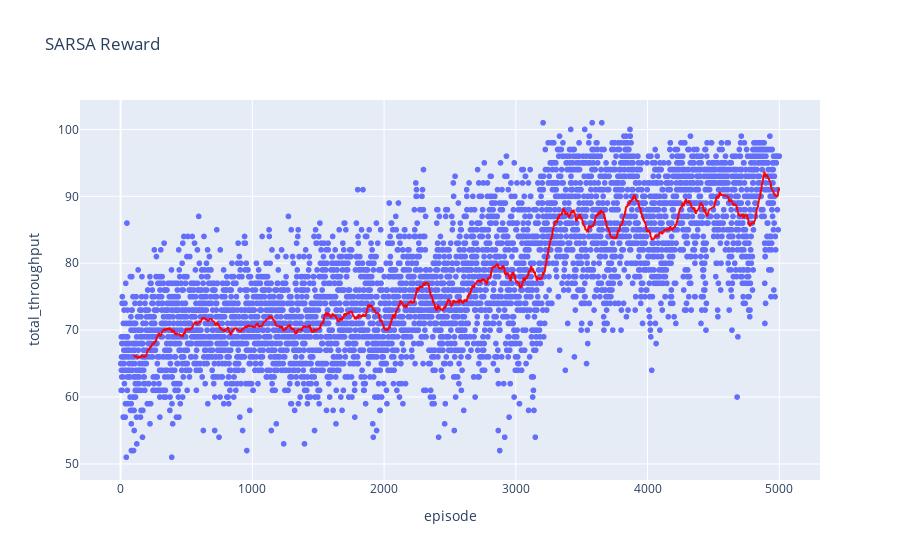

The notebook cell this image was saved under:
### Code cell
log_dir = "_models\\reward_13\\simple\\sarsa"
df = pd.read_csv("{0}\\monitor.csv".format(log_dir))
fig = px.scatter(
    data_frame=df,
    trendline='rolling',
    trendline_options=dict(window=100),
    trendline_color_override='red',
    x='episode',
    #y='reward',
    y='total_throughput',
    title="SARSA Reward"
    #title="SARSA Throughput"
)

fig.show()

### Figure 1 — Plotly figure (JSON) as saved in the notebook; plotly's stock layout.template omitted (floating-point values rounded to 4 significant figures; data arrays with more than 128 entries replaced by an {"elided": "..."} marker saying what was removed)
{"data": [{"hovertemplate": "episode=%{x}<br>total_throughput=%{y}<extra></extra>", "legendgroup": "", "marker": {"color": "#636efa", "symbol": "circle"}, "mode": "markers", "name": "", "showlegend": false, "type": "scattergl", "x": {"elided": "5000 int values"}, "xaxis": "x", "y": {"elided": "5000 int values"}, "yaxis": "y"}, {"hovertemplate": "<b>Rolling mean trendline</b><br><br>episode=%{x}<br>total_throughput=%{y} <b>(trend)</b><extra></extra>", "legendgroup": "", "line": {"color": "red"}, "marker": {"color": "#636efa", "symbol": "circle"}, "mode": "lines", "name": "", "showlegend": false, "type": "scattergl", "x": {"elided": "5000 int values"}, "xaxis": "x", "y": {"elided": "5000 float values"}, "yaxis": "y"}], "layout": {"legend": {"tracegroupgap": 0}, "title": {"text": "SARSA Reward"}, "xaxis": {"anchor": "y", "domain": [0, 1], "title": {"text": "episode"}}, "yaxis": {"anchor": "x", "domain": [0, 1], "title": {"text": "total_throughput"}}}}
